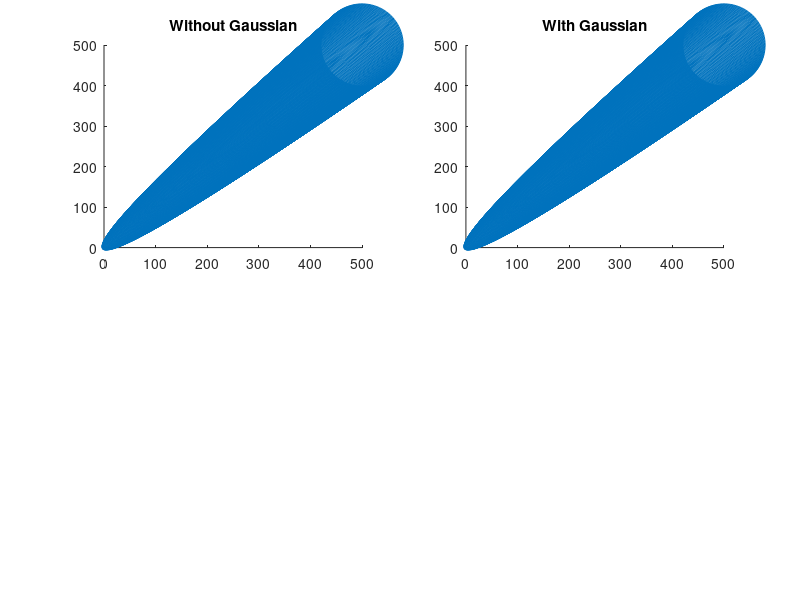

MATLAB code to generate this figure: (Note: this script raises an error after producing the figure.)
%% 1a)
x = [1:500]';
y = [1:500]';
a = 2;%randi([1,500],1,1);
b = 5;%randi([1,500],1,1);
c = 7;%randi([1,500],1,1);
z = a*x + b*y + c;
z = z + randn(size(x));
subplot(2,2,1);
scatter(x,y,z)
title('Without Gaussian')
z = imnoise(z,'gaussian');
subplot(2,2,2)
scatter(x,y,z)
title('With Gaussian')

%% 1b)
A = [x y ones(size(x))];
mb_estimate = A\z

%% 1c)

%% 2a)
clear D K homography_dist;
mosiac();
